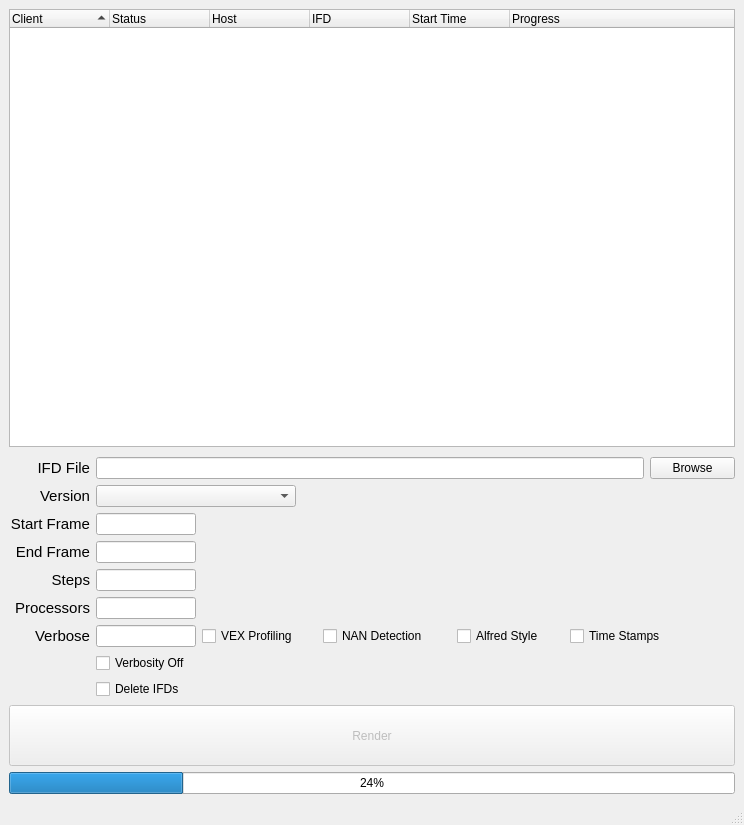
<?xml version="1.0" encoding="UTF-8"?>
<ui version="4.0">
 <class>renderTool</class>
 <widget class="QMainWindow" name="renderTool">
  <property name="geometry">
   <rect>
    <x>0</x>
    <y>0</y>
    <width>744</width>
    <height>825</height>
   </rect>
  </property>
  <property name="windowTitle">
   <string>v3.0 IFD Sequence Render - Lost Boys Studios</string>
  </property>
  <property name="windowIcon">
   <iconset>
    <normaloff>../../publishIcon.jpg</normaloff>../../publishIcon.jpg</iconset>
  </property>
  <property name="autoFillBackground">
   <bool>false</bool>
  </property>
  <widget class="QWidget" name="centralwidget">
   <layout class="QGridLayout" name="gridLayout_2">
    <item row="0" column="0">
     <widget class="QTreeWidget" name="render_list">
      <property name="alternatingRowColors">
       <bool>true</bool>
      </property>
      <property name="selectionMode">
       <enum>QAbstractItemView::ExtendedSelection</enum>
      </property>
      <property name="sortingEnabled">
       <bool>true</bool>
      </property>
      <property name="wordWrap">
       <bool>false</bool>
      </property>
      <property name="headerHidden">
       <bool>false</bool>
      </property>
      <attribute name="headerDefaultSectionSize">
       <number>100</number>
      </attribute>
      <attribute name="headerHighlightSections">
       <bool>false</bool>
      </attribute>
      <column>
       <property name="text">
        <string>Client</string>
       </property>
      </column>
      <column>
       <property name="text">
        <string>Status</string>
       </property>
      </column>
      <column>
       <property name="text">
        <string>Host</string>
       </property>
      </column>
      <column>
       <property name="text">
        <string>IFD</string>
       </property>
      </column>
      <column>
       <property name="text">
        <string>Start Time</string>
       </property>
      </column>
      <column>
       <property name="text">
        <string>Progress</string>
       </property>
      </column>
     </widget>
    </item>
    <item row="1" column="0">
     <layout class="QGridLayout" name="gridLayout">
      <property name="topMargin">
       <number>4</number>
      </property>
      <item row="0" column="0">
       <widget class="QLabel" name="file_path_label">
        <property name="minimumSize">
         <size>
          <width>81</width>
          <height>0</height>
         </size>
        </property>
        <property name="maximumSize">
         <size>
          <width>81</width>
          <height>16777215</height>
         </size>
        </property>
        <property name="font">
         <font>
          <pointsize>11</pointsize>
         </font>
        </property>
        <property name="text">
         <string>IFD File</string>
        </property>
        <property name="alignment">
         <set>Qt::AlignRight|Qt::AlignTrailing|Qt::AlignVCenter</set>
        </property>
       </widget>
      </item>
      <item row="0" column="1" colspan="5">
       <widget class="QLineEdit" name="file_path_entry"/>
      </item>
      <item row="0" column="6">
       <widget class="QPushButton" name="browse_button">
        <property name="minimumSize">
         <size>
          <width>85</width>
          <height>0</height>
         </size>
        </property>
        <property name="maximumSize">
         <size>
          <width>85</width>
          <height>16777215</height>
         </size>
        </property>
        <property name="text">
         <string>Browse</string>
        </property>
       </widget>
      </item>
      <item row="1" column="0">
       <widget class="QLabel" name="version_label">
        <property name="font">
         <font>
          <pointsize>11</pointsize>
         </font>
        </property>
        <property name="text">
         <string>Version</string>
        </property>
        <property name="alignment">
         <set>Qt::AlignRight|Qt::AlignTrailing|Qt::AlignVCenter</set>
        </property>
       </widget>
      </item>
      <item row="1" column="1" colspan="2">
       <widget class="QComboBox" name="version_list">
        <property name="minimumSize">
         <size>
          <width>185</width>
          <height>0</height>
         </size>
        </property>
        <property name="maximumSize">
         <size>
          <width>200</width>
          <height>16777215</height>
         </size>
        </property>
       </widget>
      </item>
      <item row="2" column="0">
       <widget class="QLabel" name="start_frame_label">
        <property name="font">
         <font>
          <pointsize>11</pointsize>
         </font>
        </property>
        <property name="text">
         <string>Start Frame</string>
        </property>
        <property name="alignment">
         <set>Qt::AlignRight|Qt::AlignTrailing|Qt::AlignVCenter</set>
        </property>
       </widget>
      </item>
      <item row="3" column="0">
       <widget class="QLabel" name="end_frame_label">
        <property name="font">
         <font>
          <pointsize>11</pointsize>
         </font>
        </property>
        <property name="text">
         <string>End Frame</string>
        </property>
        <property name="alignment">
         <set>Qt::AlignRight|Qt::AlignTrailing|Qt::AlignVCenter</set>
        </property>
       </widget>
      </item>
      <item row="4" column="0">
       <widget class="QLabel" name="steps_label">
        <property name="font">
         <font>
          <pointsize>11</pointsize>
         </font>
        </property>
        <property name="text">
         <string>Steps</string>
        </property>
        <property name="alignment">
         <set>Qt::AlignRight|Qt::AlignTrailing|Qt::AlignVCenter</set>
        </property>
       </widget>
      </item>
      <item row="4" column="1">
       <widget class="QLineEdit" name="steps_entry">
        <property name="minimumSize">
         <size>
          <width>88</width>
          <height>0</height>
         </size>
        </property>
        <property name="maximumSize">
         <size>
          <width>100</width>
          <height>16777215</height>
         </size>
        </property>
       </widget>
      </item>
      <item row="5" column="0">
       <widget class="QLabel" name="processors_label">
        <property name="font">
         <font>
          <pointsize>11</pointsize>
         </font>
        </property>
        <property name="text">
         <string>Processors</string>
        </property>
        <property name="alignment">
         <set>Qt::AlignRight|Qt::AlignTrailing|Qt::AlignVCenter</set>
        </property>
       </widget>
      </item>
      <item row="5" column="1">
       <widget class="QLineEdit" name="processors_entry">
        <property name="minimumSize">
         <size>
          <width>88</width>
          <height>0</height>
         </size>
        </property>
        <property name="maximumSize">
         <size>
          <width>100</width>
          <height>16777215</height>
         </size>
        </property>
       </widget>
      </item>
      <item row="6" column="0">
       <widget class="QLabel" name="verbose_label">
        <property name="font">
         <font>
          <pointsize>11</pointsize>
         </font>
        </property>
        <property name="text">
         <string>Verbose</string>
        </property>
        <property name="alignment">
         <set>Qt::AlignRight|Qt::AlignTrailing|Qt::AlignVCenter</set>
        </property>
       </widget>
      </item>
      <item row="6" column="1">
       <widget class="QLineEdit" name="verbose_entry">
        <property name="minimumSize">
         <size>
          <width>88</width>
          <height>0</height>
         </size>
        </property>
        <property name="maximumSize">
         <size>
          <width>100</width>
          <height>16777215</height>
         </size>
        </property>
       </widget>
      </item>
      <item row="6" column="2">
       <widget class="QCheckBox" name="verbose_vex_checkbox">
        <property name="minimumSize">
         <size>
          <width>115</width>
          <height>0</height>
         </size>
        </property>
        <property name="maximumSize">
         <size>
          <width>115</width>
          <height>16777215</height>
         </size>
        </property>
        <property name="text">
         <string>VEX Profiling</string>
        </property>
        <property name="checked">
         <bool>false</bool>
        </property>
       </widget>
      </item>
      <item row="6" column="3">
       <widget class="QCheckBox" name="verbose_nan_checkbox">
        <property name="minimumSize">
         <size>
          <width>128</width>
          <height>0</height>
         </size>
        </property>
        <property name="maximumSize">
         <size>
          <width>128</width>
          <height>16777215</height>
         </size>
        </property>
        <property name="text">
         <string>NAN Detection</string>
        </property>
       </widget>
      </item>
      <item row="6" column="4">
       <widget class="QCheckBox" name="verbose_alfred_checkbox">
        <property name="minimumSize">
         <size>
          <width>107</width>
          <height>0</height>
         </size>
        </property>
        <property name="maximumSize">
         <size>
          <width>107</width>
          <height>16777215</height>
         </size>
        </property>
        <property name="text">
         <string>Alfred Style</string>
        </property>
        <property name="checked">
         <bool>false</bool>
        </property>
       </widget>
      </item>
      <item row="6" column="5" colspan="2">
       <widget class="QCheckBox" name="verbose_time_checkbox">
        <property name="minimumSize">
         <size>
          <width>114</width>
          <height>0</height>
         </size>
        </property>
        <property name="maximumSize">
         <size>
          <width>114</width>
          <height>16777215</height>
         </size>
        </property>
        <property name="text">
         <string>Time Stamps</string>
        </property>
       </widget>
      </item>
      <item row="7" column="1" colspan="2">
       <widget class="QCheckBox" name="verbosity_off_checkbox">
        <property name="text">
         <string>Verbosity Off</string>
        </property>
       </widget>
      </item>
      <item row="8" column="1" colspan="2">
       <widget class="QCheckBox" name="delete_ifd_checkbox">
        <property name="text">
         <string>Delete IFDs</string>
        </property>
       </widget>
      </item>
      <item row="2" column="1">
       <widget class="QLineEdit" name="start_frame_entry">
        <property name="minimumSize">
         <size>
          <width>88</width>
          <height>0</height>
         </size>
        </property>
        <property name="maximumSize">
         <size>
          <width>100</width>
          <height>16777215</height>
         </size>
        </property>
       </widget>
      </item>
      <item row="3" column="1">
       <widget class="QLineEdit" name="end_frame_entry">
        <property name="minimumSize">
         <size>
          <width>88</width>
          <height>0</height>
         </size>
        </property>
        <property name="maximumSize">
         <size>
          <width>100</width>
          <height>16777215</height>
         </size>
        </property>
       </widget>
      </item>
     </layout>
    </item>
    <item row="2" column="0">
     <widget class="QSplitter" name="splitter">
      <property name="minimumSize">
       <size>
        <width>0</width>
        <height>61</height>
       </size>
      </property>
      <property name="orientation">
       <enum>Qt::Horizontal</enum>
      </property>
      <widget class="QPushButton" name="render_button">
       <property name="enabled">
        <bool>false</bool>
       </property>
       <property name="minimumSize">
        <size>
         <width>316</width>
         <height>61</height>
        </size>
       </property>
       <property name="text">
        <string>Render</string>
       </property>
      </widget>
     </widget>
    </item>
    <item row="3" column="0">
     <widget class="QSplitter" name="splitter_3">
      <property name="orientation">
       <enum>Qt::Horizontal</enum>
      </property>
      <widget class="QProgressBar" name="progress_bar">
       <property name="value">
        <number>24</number>
       </property>
      </widget>
     </widget>
    </item>
   </layout>
  </widget>
  <widget class="QMenuBar" name="menubar">
   <property name="geometry">
    <rect>
     <x>0</x>
     <y>0</y>
     <width>744</width>
     <height>25</height>
    </rect>
   </property>
  </widget>
  <widget class="QStatusBar" name="statusbar"/>
 </widget>
 <resources/>
 <connections/>
</ui>
